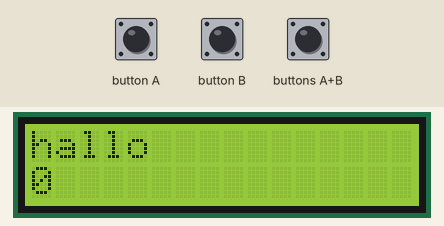
Bench run of a program on a simulated BBC micro:bit (MakeCode). Shown: 16×2 character LCD. Inputs (shaded band) come from the test bench.

Above: at 1.2 s.
1.3 s: button A pressed for 0.15 s
At 2.6 s:
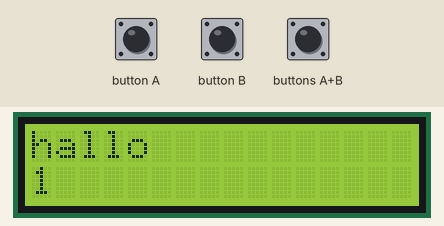
2.9 s: button A pressed for 0.15 s
At 3.8 s:
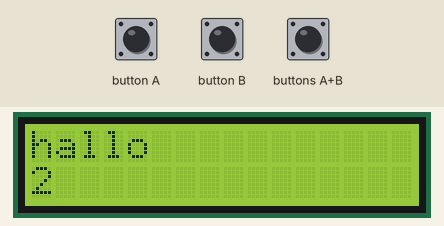
Timing chart, 0 to 5.9 s (numbered marks = the images above; inputs shaded):
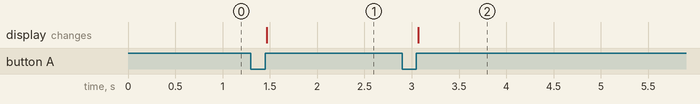

Measured:
- after the input at 1.3 s, the display: changes after 0.17 s (image 1)
- after the input at 2.9 s, the display: changes after 0.17 s (image 2)

The program:

main.ts
```typescript
input.onButtonPressed(Button.A, function () {
    input2 = input2 + 1
    makerbit.showStringOnLcd1602("" + (input2), makerbit.position1602(LcdPosition1602.Pos17), 16)
})
input.onButtonPressed(Button.AB, function () {
    input2 = 0
    makerbit.showStringOnLcd1602("" + (input2), makerbit.position1602(LcdPosition1602.Pos17), 16)
})
input.onButtonPressed(Button.B, function () {
    input2 = input2 - 1
    makerbit.showStringOnLcd1602("" + (input2), makerbit.position1602(LcdPosition1602.Pos17), 16)
})
let input2 = 0
makerbit.connectLcd(39)
input2 = 0
makerbit.showStringOnLcd1602("hallo", makerbit.position1602(LcdPosition1602.Pos1), 16)
makerbit.showStringOnLcd1602("" + (input2), makerbit.position1602(LcdPosition1602.Pos17), 16)
```

test.ts
```typescript
// tests gaan hier; deze zal niet worden gecompileerd wanneer dit pakket wordt gebruikt als extensie.
```
